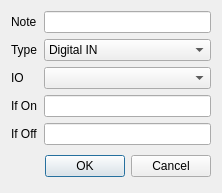
<?xml version="1.0" encoding="UTF-8"?>
<ui version="4.0">
 <class>Dialog_ProcessSetting_If</class>
 <widget class="QDialog" name="Dialog_ProcessSetting_If">
  <property name="geometry">
   <rect>
    <x>0</x>
    <y>0</y>
    <width>222</width>
    <height>181</height>
   </rect>
  </property>
  <property name="windowTitle">
   <string>If Process Setting</string>
  </property>
  <layout class="QFormLayout" name="formLayout">
   <item row="0" column="0">
    <widget class="QLabel" name="label_If_Note">
     <property name="text">
      <string>Note</string>
     </property>
    </widget>
   </item>
   <item row="0" column="1">
    <widget class="QLineEdit" name="lineEdit_If_Note"/>
   </item>
   <item row="2" column="0">
    <widget class="QLabel" name="label_If_IO">
     <property name="text">
      <string>IO</string>
     </property>
    </widget>
   </item>
   <item row="2" column="1">
    <widget class="QComboBox" name="comboBox_If_IO"/>
   </item>
   <item row="3" column="0">
    <widget class="QLabel" name="label_If_On">
     <property name="text">
      <string>If On</string>
     </property>
    </widget>
   </item>
   <item row="3" column="1">
    <widget class="QLineEdit" name="lineEdit_If_On"/>
   </item>
   <item row="4" column="0">
    <widget class="QLabel" name="label_If_Off">
     <property name="text">
      <string>If Off</string>
     </property>
    </widget>
   </item>
   <item row="4" column="1">
    <widget class="QLineEdit" name="lineEdit_If_Off"/>
   </item>
   <item row="5" column="0" colspan="2">
    <layout class="QHBoxLayout" name="Buttons_If">
     <property name="spacing">
      <number>6</number>
     </property>
     <property name="leftMargin">
      <number>0</number>
     </property>
     <property name="topMargin">
      <number>0</number>
     </property>
     <property name="rightMargin">
      <number>0</number>
     </property>
     <property name="bottomMargin">
      <number>0</number>
     </property>
     <item>
      <spacer>
       <property name="orientation">
        <enum>Qt::Horizontal</enum>
       </property>
       <property name="sizeHint" stdset="0">
        <size>
         <width>131</width>
         <height>31</height>
        </size>
       </property>
      </spacer>
     </item>
     <item>
      <widget class="QPushButton" name="Button_If_OK">
       <property name="text">
        <string>OK</string>
       </property>
      </widget>
     </item>
     <item>
      <widget class="QPushButton" name="Button_If_Cancel">
       <property name="text">
        <string>Cancel</string>
       </property>
      </widget>
     </item>
    </layout>
   </item>
   <item row="1" column="0">
    <widget class="QLabel" name="label_If_Type">
     <property name="text">
      <string>Type</string>
     </property>
    </widget>
   </item>
   <item row="1" column="1">
    <widget class="QComboBox" name="comboBox_If_Type">
     <item>
      <property name="text">
       <string>Digital IN</string>
      </property>
     </item>
     <item>
      <property name="text">
       <string>Digital OUT</string>
      </property>
     </item>
    </widget>
   </item>
  </layout>
 </widget>
 <resources/>
 <connections/>
</ui>
